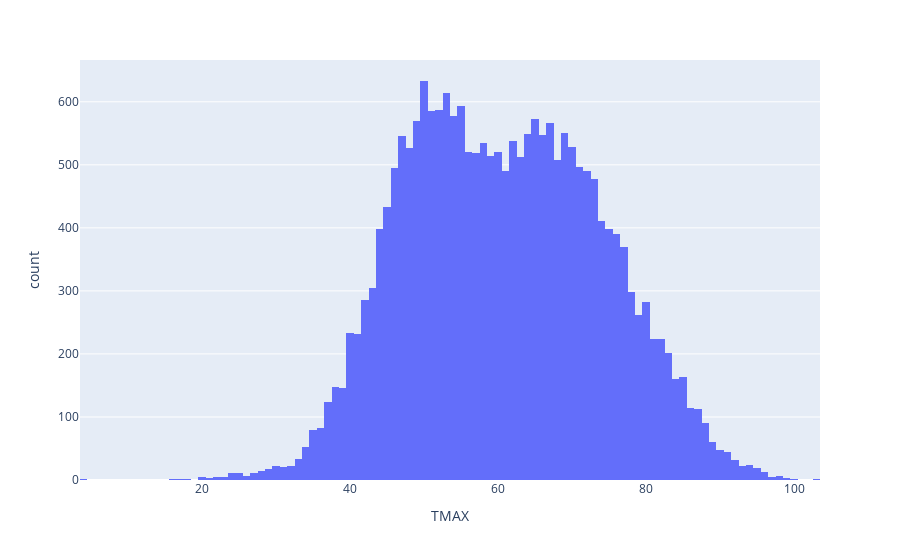

Here is the notebook cell this chart was saved with:
### Markdown cell above
___

### Code cell
fig = px.histogram(df, x='TMAX')
fig.show()

### Figure 1 — Plotly figure (JSON) as saved in the notebook; plotly's stock layout.template omitted (floating-point values rounded to 4 significant figures; data arrays with more than 128 entries replaced by an {"elided": "..."} marker saying what was removed)
{"data": [{"alignmentgroup": "True", "bingroup": "x", "hovertemplate": "TMAX=%{x}<br>count=%{y}<extra></extra>", "legendgroup": "", "marker": {"color": "#636efa", "pattern": {"shape": ""}}, "name": "", "offsetgroup": "", "orientation": "v", "showlegend": false, "type": "histogram", "x": {"elided": "21857 int values"}, "xaxis": "x", "yaxis": "y"}], "layout": {"autosize": true, "barmode": "relative", "legend": {"tracegroupgap": 0}, "margin": {"t": 60}, "xaxis": {"anchor": "y", "autorange": true, "domain": [0, 1], "range": [3.5, 103.5], "title": {"text": "TMAX"}, "type": "linear"}, "yaxis": {"anchor": "x", "autorange": true, "domain": [0, 1], "range": [0, 666.3], "title": {"text": "count"}}}}
